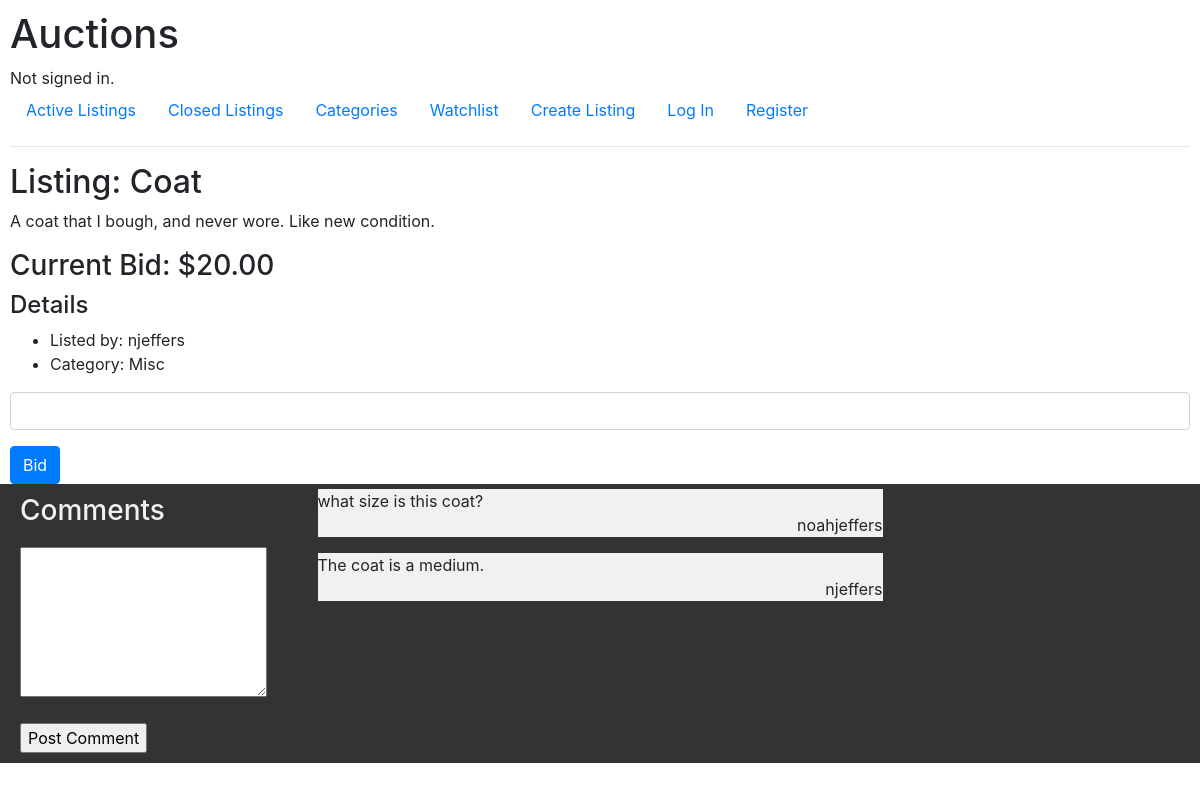
Page /2 on the earlier database version.
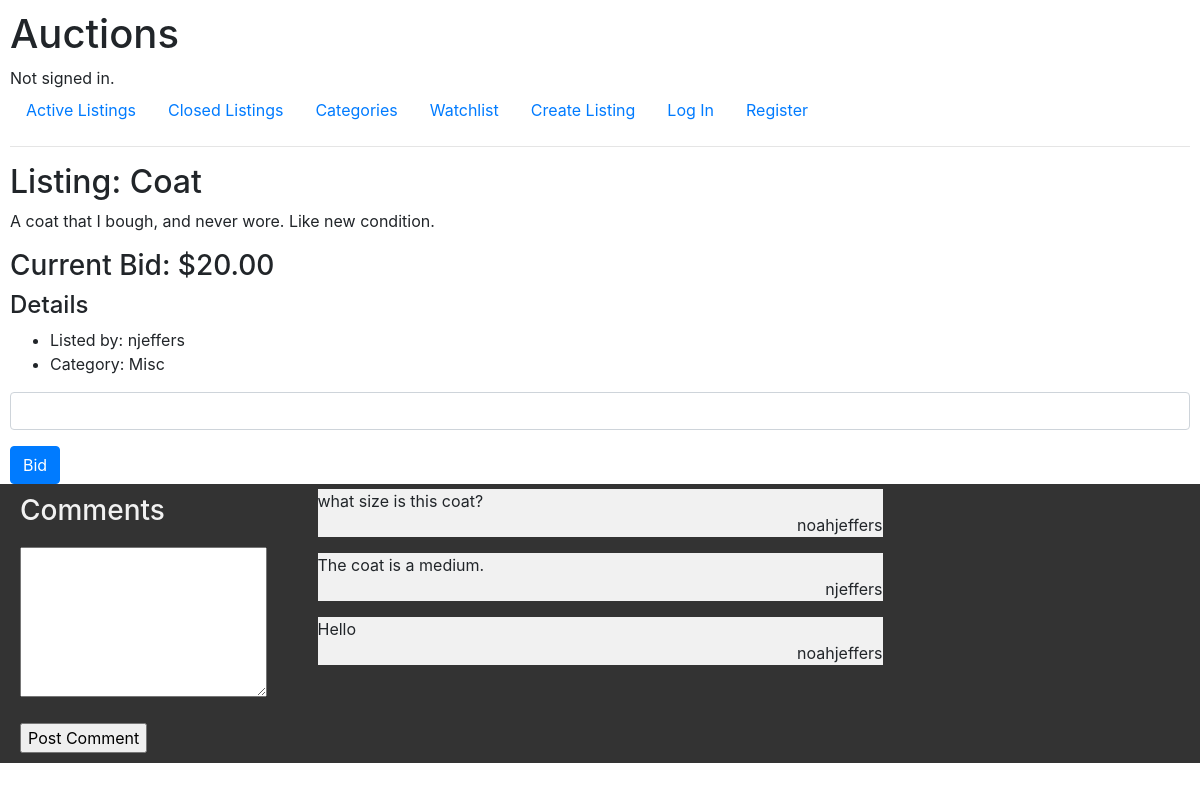
Same page on the later database version.
### auctions/models.py (models this page shows)
class Comments(models.Model):
    listingID = models.ForeignKey(Listing, on_delete=models.CASCADE, related_name="commented")
    userID = models.ForeignKey(User, on_delete=models.CASCADE, related_name="commenter")
    content = models.TextField()

class User(AbstractUser):
    pass

### auctions/views.py (the view)
# urls.py: path("<int:item_id>", views.item, name="item"),
def item(request, item_id):
    item = Listing.objects.get(pk=item_id)
    comment = Comments.objects.filter(listingID=item)
    return render(request, "auctions/item.html",{
        "item": item,
        "watching": item.watched.all(),
        "comments": comment
    })

### auctions/templates/auctions/item.html (shortened to what this page needs)
{% extends "auctions/layout.html" %}
{% block body %}
    <h2>Listing: {{ item.title }}</h2>
    <p>{{ item.description }}</p>
    <h3>Current Bid: ${{ item.currentbid.amount }}</h3>
    <h4>Details</h4>
    <ul>
        <li>Listed by: {{ item.listedBy.username }}</li>
        <li>Category: {{ item.category.title }}</li>
    </ul>
    {% if item.active == True %}
    <form action="{% url 'bid' item.id %}" method="POST">
        <div class="form-group">
            <input autofocus class="form-control" type="text" name="amount" >
        </div>
        <input class="btn btn-primary" type="submit" value="Bid">
    </form>
    {% endif %}
    <div class="row" style="background-color:#333;">
        <div class="col-3">
            <h3 style="color: rgb(241, 241, 241); margin: 10px;">Comments</h3>
            <form action="{% url 'comment' item.id %}" method="POST">
                <textarea style="margin: 10px;" name="content" id="content" cols="22" rows="6"></textarea><br>
                <input style="margin: 10px;" type="submit" name="postcomment" id="postcomment" value="Post Comment">
            </form>
        </div>
        <div class="col-6">
            {% for comment in comments %}
                <div style="background-color:rgb(241, 241, 241); margin:5px;">
                    <span>{{ comment.content }}</span>
                    <p style="text-align: right;">{{ comment.userID.username }}</p>
                </div>
            {% endfor %}
        </div >
    </div>
{% endblock %}

Differences in the rows shown:
added Comments: content "Hello", userID.username "noahjeffers"
